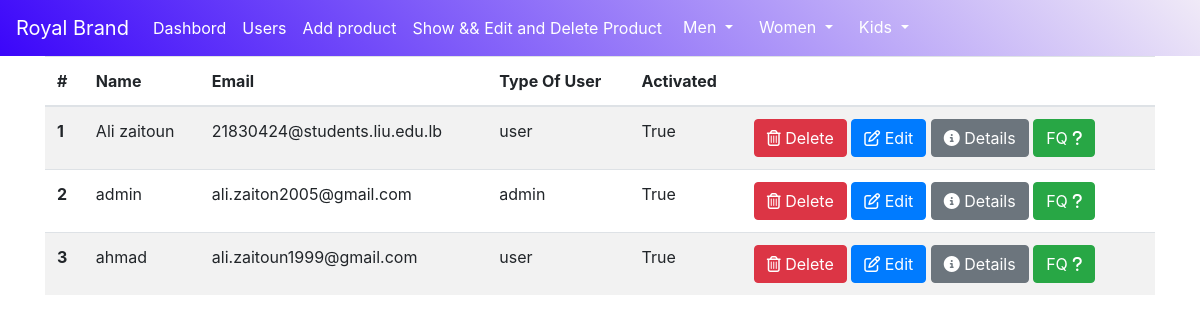
/admin/Users.php, run on an earlier commit of the app's database.
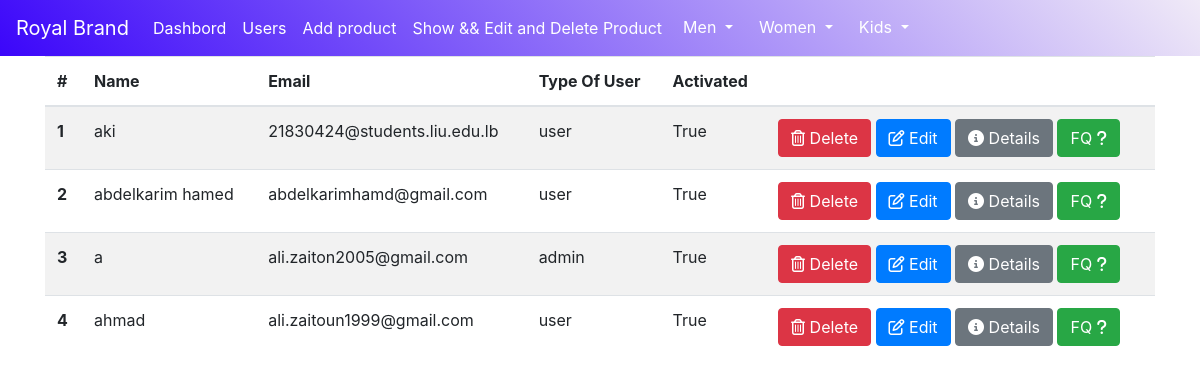
And on a later commit of the database.
### tables this page shows
CREATE TABLE `loginpage` (
  `name` varchar(255) NOT NULL,
  `email` varchar(255) NOT NULL,
  `password` varchar(255) NOT NULL,
  `typeofuser` varchar(255) NOT NULL,
  `activated` tinyint(1) NOT NULL,
  `security_cod` text NOT NULL,
  `fileName` varchar(255) NOT NULL,
  `fileSize` double NOT NULL,
  `fileLocation` varchar(255) NOT NULL,
  `fileType` varchar(255) NOT NULL
);

### admin/Users.php (the view, shortened to what this page needs)
<?php
require '../db.php';
$getUser=$database->prepare("SELECT * from loginpage");
$getUser->execute();
    ?>
<!doctype html>
<html lang="en">
  <head>
    <link rel="stylesheet" href="https://stackpath.bootstrapcdn.com/bootstrap/4.3.1/css/bootstrap.min.css">
</head>
  <body>
  <nav class="navbar navbar-expand-lg navbar-light bg-light " style="background-image:linear-gradient(45deg, #3b06fa 0%, #f0eaf7 100%)">
  <a class="navbar-brand text-white" href="#" >Royal Brand</a>
  <div class="collapse navbar-collapse" id="navbarSupportedContent">
    <ul class="navbar-nav mr-auto">
      <li class="nav-item active">
      <a class="nav-link text-white" href="dashbord.php">Dashbord </a>
      </li>
      <li class="nav-item">
        <a class="nav-link text-white" href="Users.php">Users</a>
      </li>
      <li class="nav-item">
        <a class="nav-link text-white" href="AddProduct.php">Add product</a>
      </li>
      <li class="nav-item">
        <a class="nav-link text-white" href="edit and delete product admin.php">Show && Edit and Delete Product</a>
      </li>
<div class="dropdown">
  <button class="btn dropdown-toggle text-white" type="button" id="dropdownMenuButton2" data-toggle="dropdown" aria-expanded="false">
    Men
  </button>
</div>
<div class="dropdown">
  <button class="btn  dropdown-toggle text-white" type="button" id="dropdownMenuButton1" data-toggle="dropdown" aria-expanded="false">
    Women
  </button>
</div>
<div class="dropdown">
  <button class="btn  dropdown-toggle text-white" type="button" id="dropdownMenuButton" data-toggle="dropdown" aria-expanded="false">
    Kids
  </button>
</div>
    </ul>
  </div>
</nav>
      <div class="container">
  <table class="table table-striped">
  <thead>
    <tr>
      <th scope="col">#</th>
      <th scope="col">Name</th>
      <th scope="col">Email</th>
      <th scope="col">Type Of User</th>
      <th scope="col">Activated</th>
      <th scope="col"></th>
    </tr>
  </thead>
  <tbody>
      <form method="get">
      <?php
      $i=1;
      foreach($getUser as $User){
      echo'<tr>';
       echo' <th scope="row">'.$i.'</th>';
       echo'<td>'.$User['name'].'</td>';
       echo'<td>'.$User['email'].'</td>';
       echo'<td>'.$User['typeofuser'].'</td>';
       if($User['activated']=='1'){
        echo'<td> True </td>';
       }else{
        echo'<td> False </td>';
       }
       echo'<td> <button class="btn btn-danger text-white" type="submit" name="remove" value="'.$User['email'].'" ><i class="far fa-trash-alt"></i> Delete</button>
           <a  class="btn btn-primary" name="edit"  href="editUser.php?getemail='.$User['email'].'"><i class="far fa-edit"></i> Edit</a>
           <a  class="btn btn-secondary" name="details"  href="detailsCartForUsers.php?getemail='.$User['email'].'"><i class="fas fa-info-circle"></i> Details</a>
           <a  class="btn btn-success" name="question"  href="question.php?getemail='.$User['email'].'">FQ <i class="fas fa-question"></i></a>
           </td>';
     echo'</tr>';
     $i++;
      }
      ?>
    </form>
  </tbody>
</table>
</div>
  </body>
</html>

What changed in the data, as far as the page shows it:
changed loginpage "21830424@students.liu.edu.lb": name "Ali zaitoun" → "aki"
added loginpage: name "abdelkarim hamed", email "abdelkarimhamd@gmail.com", typeofuser "user", activated "True"
changed loginpage "ali.zaiton2005@gmail.com": name "admin" → "a"
